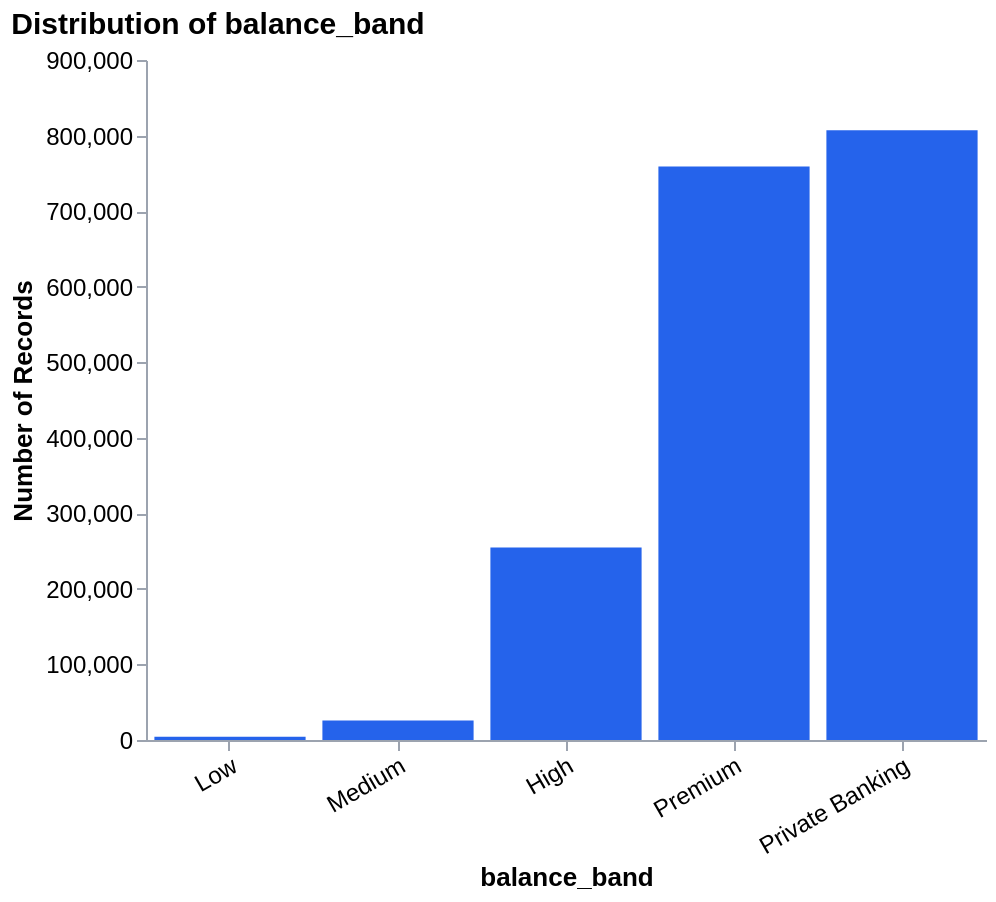

Notebook cell for this chart:
### Code cell
categorical_distribution('balance_band', order=['Low', 'Medium', 'High', 'Premium', 'Private Banking'])

### Figure 1 — Vega-Lite specification as saved in the notebook (floating-point values rounded to 4 significant figures)
{"config": {"view": {"continuousWidth": 300, "continuousHeight": 300, "strokeWidth": 0}, "axis": {"domainColor": "#9ca3af", "labelColor": "#000", "labelFontSize": 12, "labelLimit": 160, "tickColor": "#9ca3af", "titleColor": "#000", "titleFontSize": 13}}, "data": {"name": "data-8b46f945d8910c44fb4537c34e60e0a8"}, "mark": {"type": "bar", "color": "#2563eb"}, "encoding": {"tooltip": [{"field": "balance_band", "type": "nominal"}, {"field": "Count", "format": ",", "title": "Records", "type": "quantitative"}, {"field": "Share", "format": ".1%", "type": "quantitative"}], "x": {"axis": {"grid": false, "labelAngle": -30}, "field": "balance_band", "sort": ["Low", "Medium", "High", "Premium", "Private Banking"], "title": "balance_band", "type": "nominal"}, "y": {"axis": {"grid": false}, "field": "Count", "title": "Number of Records", "type": "quantitative"}}, "height": 340, "title": {"text": "Distribution of balance_band", "anchor": "start", "fontSize": 15}, "width": 420, "$schema": "https://vega.github.io/schema/vega-lite/v5.20.1.json", "datasets": {"data-8b46f945d8910c44fb4537c34e60e0a8": [{"balance_band": "Private Banking", "Count": 807013, "Share": 0.436}, {"balance_band": "Premium", "Count": 759178, "Share": 0.4102}, {"balance_band": "High", "Count": 254722, "Share": 0.1376}, {"balance_band": "Medium", "Count": 25893, "Share": 0.01399}, {"balance_band": "Low", "Count": 4170, "Share": 0.002253}]}}
